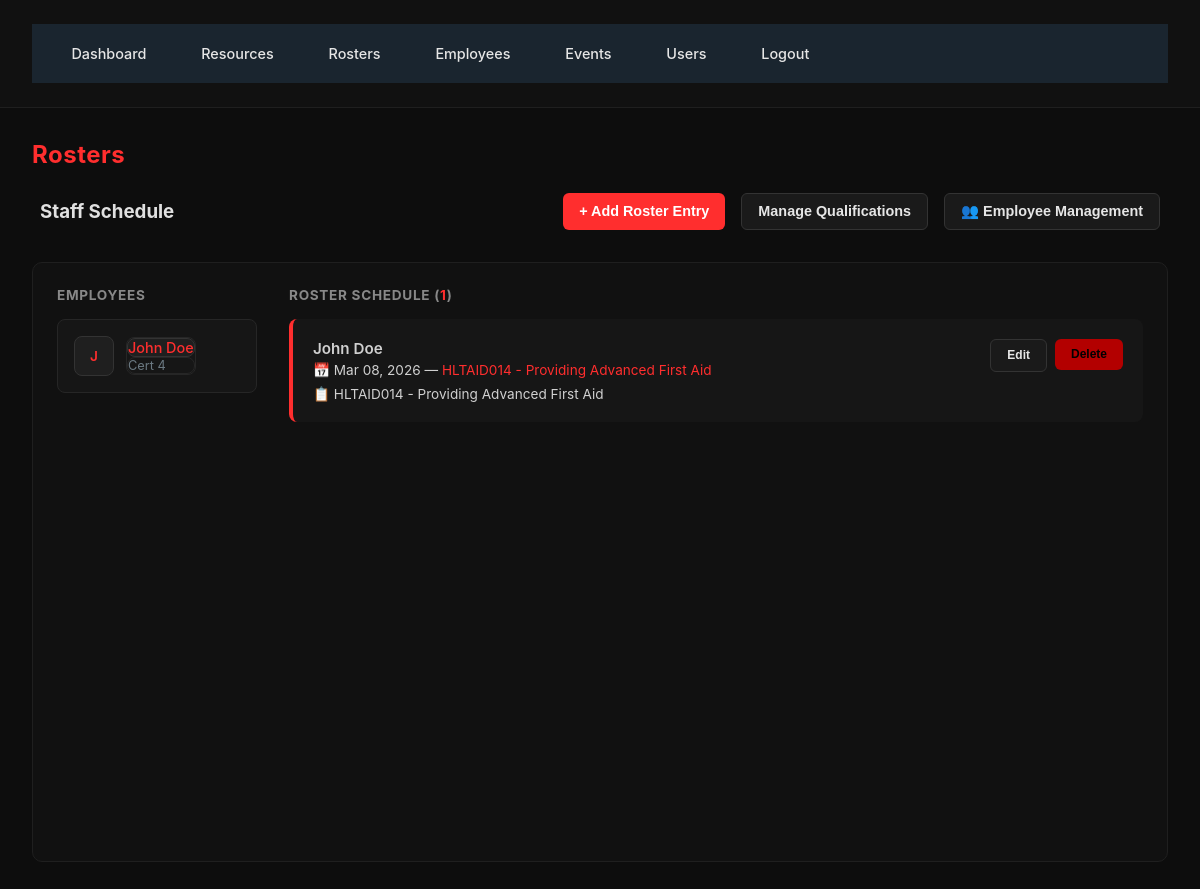
Page /rosters (signed in) on the committed database.
### Database.py (models this page shows)
class Employee(db.Model):
    id = db.Column(db.Integer, primary_key=True)
    name = db.Column(db.String(120), nullable=False)
    age = db.Column(db.Integer)
    experience_years = db.Column(db.Integer)
    level_of_training = db.Column(db.String(120))
    training_status = db.Column(db.String(120))
    qualifications = db.relationship('Qualification', backref='employee', cascade='all, delete-orphan')

class Roster(db.Model):
    id = db.Column(db.Integer, primary_key=True)
    date = db.Column(db.Date, nullable=False)
    shift_name = db.Column(db.String(120), nullable=False)
    employee_id = db.Column(db.Integer, db.ForeignKey('employee.id'))
    job_description = db.Column(db.String(255))
    employee = db.relationship("Employee")

### app.py (the view, shortened to what this page needs)
    @app.route('/rosters')
    @login_required
    def rosters():
        if current_user.is_admin:
            rosters_q = Roster.query.all()
            employees_q = Employee.query.all()
        events_q = Event.query.all()
        from Database import QualificationType
        qualifications = QualificationType.query.all()
        return render_template('rosters.html', rosters=rosters_q, employees=employees_q, events=events_q, qualifications=qualifications)

### Templates/rosters.html (shortened to what this page needs)
{% extends "base.html" %}
{% block content %}
<div class="page-header">
  <h2 class="page-title">Rosters</h2>
</div>
<div style="display: flex; justify-content: space-between; align-items: center; margin-bottom: 2rem; padding: 0 0.5rem;">
  <h3 style="color: #e0e0e0; margin: 0;">Staff Schedule</h3>
  <div style="display: flex; gap: 1rem;">
    {% if current_user.is_admin %}
    <button class="btn btn-primary" onclick="openAddRosterForm()">+ Add Roster Entry</button>
    <button class="btn btn-secondary" onclick="openManageQualificationsModal()">Manage Qualifications</button>
    {% endif %}
    <a href="{{ url_for('employees_overview') }}" style="text-decoration: none;">
      <button class="btn btn-secondary">👥 Employee Management</button>
    </a>
  </div>
</div>
<div class="table-wrapper" style="padding: 1.5rem; min-height: 600px;">
  <div style="display: grid; grid-template-columns: 200px 1fr; gap: 2rem;">
    <div>
      <div style="color: #b0bcc4; font-size: 0.85rem; text-transform: uppercase; margin-bottom: 1rem; font-weight: 600;">Employees</div>
      {% for emp in employees %}
      <a href="{{ url_for('employee_detail', employee_id=emp.id) }}" style="text-decoration: none;">
        <div style="display: flex; align-items: center; margin-bottom: 1rem; padding: 1rem; background: #232f3a; border: 1px solid #2d3f4d; border-radius: 4px; cursor: pointer; transition: all 0.2s;" onmouseover="this.style.background='#2d3f4d'" onmouseout="this.style.background='#232f3a'">
          <div style="width: 40px; height: 40px; border-radius: 50%; background: #303030; display: flex; align-items: center; justify-content: center; color: #ff9191; font-weight: 600; font-size: 0.85rem; margin-right: 0.75rem;">{{ emp.name[:1] }}</div>
          <div>
            <div style="font-weight: 500; color: #e0e0e0; font-size: 0.9rem;">{{ emp.name }}</div>
            <div style="color: #6b7982; font-size: 0.8rem;">{{ emp.level_of_training or 'Staff' }}</div>
          </div>
        </div>
      </a>
      {% endfor %}
    </div>
    <div>
      <div style="color: #b0bcc4; font-size: 0.85rem; text-transform: uppercase; margin-bottom: 1rem; font-weight: 600;">Roster Schedule (<span id="rosterCount">{{ rosters|length }}</span>)</div>
      {% for r in rosters %}
      <div style="background: #232f3a; border-left: 4px solid #ff9191; padding: 1rem; margin-bottom: 1rem; border-radius: 4px; transition: all 0.2s;" onmouseover="this.style.background='#2d3f4d'" onmouseout="this.style.background='#232f3a'">
        <div style="display: flex; justify-content: space-between; align-items: start;">
          <div style="flex: 1;">
            <div style="font-weight: 600; color: #e0e0e0; font-size: 0.95rem;">{{ r.employee.name }}</div>
            <div style="color: #b0bcc4; font-size: 0.85rem; margin-top: 0.25rem;">
              📅 {{ r.date.strftime('%b %d, %Y') }} — <span style="color: #ff9191;">{{ r.shift_name }}</span>
            </div>
            {% if r.job_description %}
            <div style="color: #b0bcc4; font-size: 0.85rem; margin-top: 0.5rem;">
              📋 {{ r.job_description }}
            </div>
            {% endif %}
          </div>
          {% if current_user.is_admin %}
          <div style="display: flex; gap: 0.5rem;">
            <a href="{{ url_for('edit_roster', roster_id=r.id) }}">
              <button class="btn btn-secondary" style="padding: 0.35rem 0.7rem; font-size: 0.75rem;">Edit</button>
            </a>
            <form method="post" action="{{ url_for('delete_roster', roster_id=r.id) }}" style="display:inline;">
              <button type="submit" class="btn btn-danger" style="padding: 0.35rem 0.7rem; font-size: 0.75rem;" onclick="return confirm('Are you sure you want to delete this roster entry?');">Delete</button>
            </form>
          </div>
          {% endif %}
        </div>
      </div>
      {% else %}
      <div style="text-align: center; padding: 2rem; color: #6b7982;">
        <p>No rosters scheduled.</p>
        {% if current_user.is_admin %}<button class="btn btn-primary" onclick="openAddRosterForm()" style="margin-top: 1rem;">Create</button>{% endif %}
      </div>
      {% endfor %}
    </div>
  </div>
</div>
{% endblock %}

### Static/Css/styles.css (style rules this page uses)
* { margin: 0; padding: 0; box-sizing: border-box; }
body { font-family: '72', 'SAP Sans', system-ui, sans-serif; background-color: #000000; color: #e0e0e0; }
.page-header .page-title { color: #ff9191; }
.page-header { display: flex; justify-content: space-between; align-items: center; margin-bottom: 1.5rem; }
.page-title { font-size: 1.5rem; font-weight: 500; color: #0dccff; }
.btn { padding: 0.65rem 1.25rem; border: none; border-radius: 4px; font-weight: 500; cursor: pointer; transition: all 0.2s; font-size: 0.9rem; }
.btn-primary { background: #000000; color: #ffffff; font-weight: 600; }
.btn-secondary { background: transparent; color: #ffffff; border: 1px solid #ff9f9f; }
.table-wrapper { background: #000000; border: 1px solid #000000; border-radius: 4px; overflow: hidden; }

### Templates/base.html (style rules this page uses)
body { background: #0d0d0d; color: #e6e6e6; font-family: "Inter", "Segoe UI", sans-serif; margin: 0; padding: 0; }

### Templates/rosters.html (style rules this page uses)
body { background: #0d0d0d; color: #e6e6e6; font-family: "Inter", "Segoe UI", sans-serif; }
.page-header .page-title { color: #ff2e2e; font-weight: 700; letter-spacing: 0.5px; }
.btn { border-radius: 6px !important; padding: 0.55rem 1rem !important; font-weight: 600 !important; transition: 0.2s ease; }
.btn-primary { background: #ff2e2e !important; border: none !important; color: #fff !important; }
.btn-secondary { background: #1a1a1a !important; border: 1px solid #333 !important; color: #e6e6e6 !important; }
.btn-danger { background: #b30000 !important; border: none !important; }
.table-wrapper { background: #111; border-radius: 10px; border: 1px solid #1f1f1f; padding: 1.5rem !important; }
.table-wrapper .section-label, div[style*="text-transform: uppercase"] { color: #888 !important; font-weight: 700 !important; letter-spacing: 0.7px !important; }
.table-wrapper a div { background: #161616 !important; border: 1px solid #262626 !important; border-radius: 8px !important; transition: 0.25s ease !important; }
.table-wrapper a div div:first-child { background: #1f1f1f !important; color: #ff2e2e !important; border: 1px solid #333 !important; }
.table-wrapper .roster-card, .table-wrapper > div > div > div[style*="border-left"] { background: #161616 !important; border-left: 4px solid #ff2e2e !important; border-radius: 8px !important; padding: 1.25rem !important; transition: 0.25s ease !important; }
.table-wrapper .roster-card div, .table-wrapper > div > div > div[style*="border-left"] div { color: #d0d0d0 !important; }
.table-wrapper span { color: #ff2e2e !important; }

### rows in the picture
Employee: name "J", name "John Doe", level_of_training "Cert 4"
Roster: employee.name "John Doe", date "Mar 08, 2026", shift_name "HLTAID014 - Providing Advanced First Aid", job_description "HLTAID014 - Providing Advanced First Aid"

### other values in the picture
{{ rosters|length }} "1"
